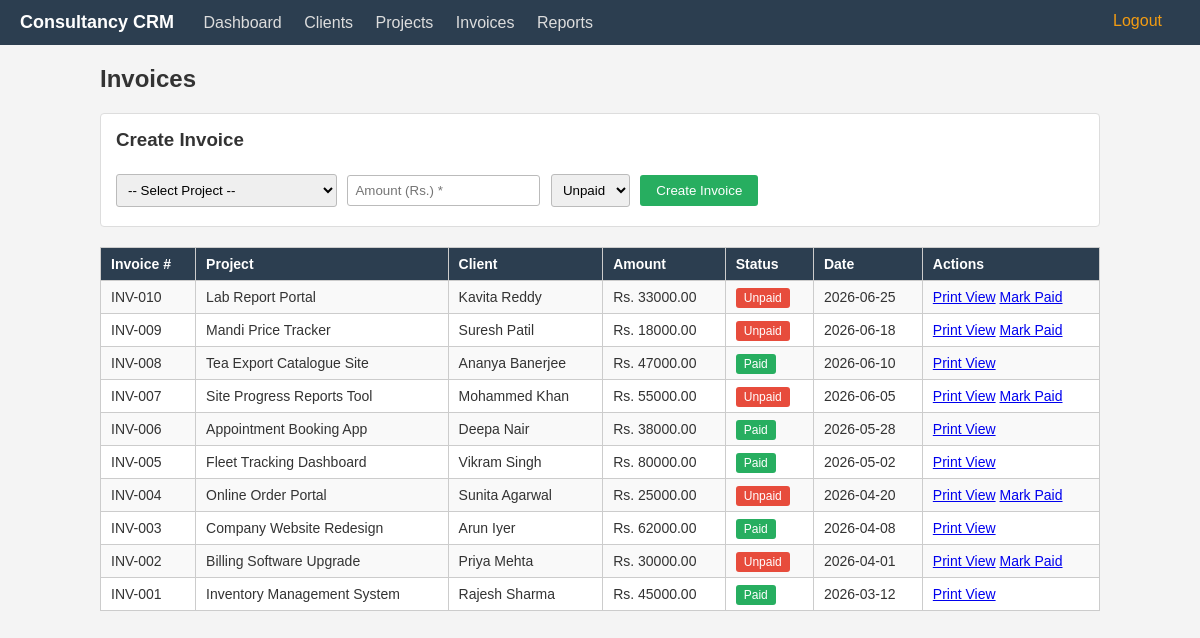
/invoices (signed in), run on the app's committed database.
### tables this page shows
CREATE TABLE invoices (
    id INTEGER PRIMARY KEY AUTOINCREMENT,
    project_id INTEGER NOT NULL,
    amount REAL NOT NULL,
    status TEXT DEFAULT 'Unpaid',
    invoice_date TEXT,
    FOREIGN KEY (project_id) REFERENCES projects(id)
);

CREATE TABLE projects (
    id INTEGER PRIMARY KEY AUTOINCREMENT,
    client_id INTEGER NOT NULL,
    title TEXT NOT NULL,
    status TEXT DEFAULT 'Ongoing',
    start_date TEXT,
    end_date TEXT,
    FOREIGN KEY (client_id) REFERENCES clients(id)
);

CREATE TABLE clients (
    id INTEGER PRIMARY KEY AUTOINCREMENT,
    name TEXT NOT NULL,
    company TEXT,
    email TEXT,
    phone TEXT,
    city TEXT,
    created_at TEXT
);

### app.py (the view, shortened to what this page needs)
@app.route("/invoices", methods=["GET", "POST"])
def invoices():
    if not logged_in():
        return redirect(url_for("login"))
    conn = get_db()
    cur = conn.cursor()
    cur.execute("""SELECT invoices.*, projects.title as project_title, clients.name as client_name
                   FROM invoices JOIN projects ON invoices.project_id = projects.id
                   JOIN clients ON projects.client_id = clients.id ORDER BY invoices.id DESC""")
    all_invoices = cur.fetchall()
    project_list = cur.execute("SELECT id, title FROM projects ORDER BY title").fetchall()
    conn.close()
    return render_template("invoices.html", invoices=all_invoices, project_list=project_list)

### app.py (called while the page is built)
def get_db():
    conn = sqlite3.connect("crm.db")
    conn.row_factory = sqlite3.Row
    return conn

def logged_in():
    return "admin" in session

### templates/invoices.html (shortened to what this page needs)
{% extends "base.html" %}
{% block content %}
<h2>Invoices</h2>
<div class="form-box">
    <h3>Create Invoice</h3>
    <form method="POST">
        <select name="project_id" required>
            <option value="">-- Select Project --</option>
        </select>
        <input type="number" name="amount" placeholder="Amount (Rs.) *" min="1" required>
        <select name="status">
            <option value="Unpaid">Unpaid</option>
        </select>
        <button type="submit">Create Invoice</button>
    </form>
</div>
<table>
    <tr>
        <th>Invoice #</th>
        <th>Project</th>
        <th>Client</th>
        <th>Amount</th>
        <th>Status</th>
        <th>Date</th>
        <th>Actions</th>
    </tr>
    {% for inv in invoices %}
    <tr>
        <td>INV-{{ '%03d' % inv.id }}</td>
        <td>{{ inv.project_title }}</td>
        <td>{{ inv.client_name }}</td>
        <td>Rs. {{ '%.2f' % inv.amount }}</td>
        <td>
            {% if inv.status == 'Paid' %}
                <span class="badge completed">Paid</span>
            {% else %}
                <span class="badge unpaid">Unpaid</span>
            {% endif %}
        </td>
        <td>{{ inv.invoice_date }}</td>
        <td>
            <a href="/invoices/print/{{ inv.id }}">Print View</a>
            {% if inv.status == 'Unpaid' %}
                <a href="/invoices/paid/{{ inv.id }}">Mark Paid</a>
            {% endif %}
        </td>
    </tr>
    {% else %}
    <tr><td colspan="7">No invoices yet.</td></tr>
    {% endfor %}
</table>
{% endblock %}

### static/style.css (style rules this page uses)
body { font-family: Arial, sans-serif; margin: 0; background: #f4f4f4; color: #333; }
table { width: 100%; border-collapse: collapse; background: white; margin-top: 15px; }
th, td { border: 1px solid #ccc; padding: 8px 10px; text-align: left; font-size: 14px; }
th { background: #2c3e50; color: white; }
tr:nth-child(even) { background: #f9f9f9; }
.form-box { background: white; border: 1px solid #ddd; padding: 15px; margin-bottom: 20px; border-radius: 4px; }
.form-box h3 { margin-top: 0; }
input, select { padding: 7px; margin: 4px 6px 4px 0; border: 1px solid #bbb; border-radius: 3px; }
button { background: #27ae60; color: white; border: none; padding: 8px 16px; border-radius: 3px; cursor: pointer; }
.badge { padding: 3px 8px; border-radius: 3px; font-size: 12px; color: white; }
.badge.completed { background: #27ae60; }
.badge.unpaid { background: #e74c3c; }

### data on the page
invoices: id "010", project_title "Lab Report Portal", client_name "Kavita Reddy", amount "33000.00", status "Unpaid", invoice_date "2026-06-25"
invoices: id "009", project_title "Mandi Price Tracker", client_name "Suresh Patil", amount "18000.00", status "Unpaid", invoice_date "2026-06-18"
invoices: id "008", project_title "Tea Export Catalogue Site", client_name "Ananya Banerjee", amount "47000.00", status "Paid", invoice_date "2026-06-10"
invoices: id "007", project_title "Site Progress Reports Tool", client_name "Mohammed Khan", amount "55000.00", status "Unpaid", invoice_date "2026-06-05"
invoices: id "006", project_title "Appointment Booking App", client_name "Deepa Nair", amount "38000.00", status "Paid", invoice_date "2026-05-28"
invoices: id "005", project_title "Fleet Tracking Dashboard", client_name "Vikram Singh", amount "80000.00", status "Paid", invoice_date "2026-05-02"
invoices: id "004", project_title "Online Order Portal", client_name "Sunita Agarwal", amount "25000.00", status "Unpaid", invoice_date "2026-04-20"
invoices: id "003", project_title "Company Website Redesign", client_name "Arun Iyer", amount "62000.00", status "Paid", invoice_date "2026-04-08"
invoices: id "002", project_title "Billing Software Upgrade", client_name "Priya Mehta", amount "30000.00", status "Unpaid", invoice_date "2026-04-01"
invoices: id "001", project_title "Inventory Management System", client_name "Rajesh Sharma", amount "45000.00", status "Paid", invoice_date "2026-03-12"
